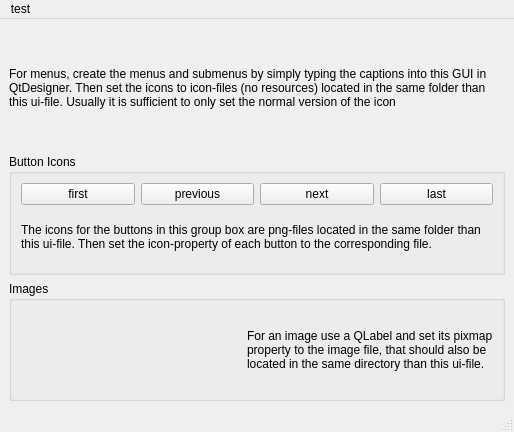
<?xml version="1.0" encoding="UTF-8"?>
<ui version="4.0">
 <class>MainWindow</class>
 <widget class="QMainWindow" name="MainWindow">
  <property name="geometry">
   <rect>
    <x>0</x>
    <y>0</y>
    <width>514</width>
    <height>432</height>
   </rect>
  </property>
  <property name="windowTitle">
   <string>MainWindow</string>
  </property>
  <widget class="QWidget" name="centralwidget">
   <layout class="QVBoxLayout" name="verticalLayout_2">
    <item>
     <widget class="QLabel" name="label_4">
      <property name="text">
       <string>For menus, create the menus and submenus by simply typing the captions into this GUI in QtDesigner. Then set the icons to icon-files (no resources) located in the same folder than this ui-file. Usually it is sufficient to only set the normal version of the icon</string>
      </property>
      <property name="wordWrap">
       <bool>true</bool>
      </property>
     </widget>
    </item>
    <item>
     <widget class="QGroupBox" name="groupBox">
      <property name="title">
       <string>Button Icons</string>
      </property>
      <layout class="QVBoxLayout" name="verticalLayout">
       <item>
        <layout class="QHBoxLayout" name="horizontalLayout">
         <item>
          <widget class="QPushButton" name="btnFirst">
           <property name="text">
            <string>first</string>
           </property>
           <property name="icon">
            <iconset>
             <normaloff>2leftarrow.png</normaloff>2leftarrow.png</iconset>
           </property>
          </widget>
         </item>
         <item>
          <widget class="QPushButton" name="btnPrevious">
           <property name="text">
            <string>previous</string>
           </property>
           <property name="icon">
            <iconset>
             <normaloff>1leftarrow.png</normaloff>1leftarrow.png</iconset>
           </property>
          </widget>
         </item>
         <item>
          <widget class="QPushButton" name="btnNext">
           <property name="text">
            <string>next</string>
           </property>
           <property name="icon">
            <iconset>
             <normaloff>1rightarrow.png</normaloff>1rightarrow.png</iconset>
           </property>
          </widget>
         </item>
         <item>
          <widget class="QPushButton" name="btnLast">
           <property name="text">
            <string>last</string>
           </property>
           <property name="icon">
            <iconset>
             <normaloff>2rightarrow.png</normaloff>2rightarrow.png</iconset>
           </property>
          </widget>
         </item>
        </layout>
       </item>
       <item>
        <widget class="QLabel" name="label">
         <property name="text">
          <string>The icons for the buttons in this group box are png-files located in the same folder than this ui-file. Then set the icon-property of each button to the corresponding file. </string>
         </property>
         <property name="wordWrap">
          <bool>true</bool>
         </property>
        </widget>
       </item>
      </layout>
     </widget>
    </item>
    <item>
     <widget class="QGroupBox" name="groupBox_2">
      <property name="sizePolicy">
       <sizepolicy hsizetype="Preferred" vsizetype="Preferred">
        <horstretch>0</horstretch>
        <verstretch>0</verstretch>
       </sizepolicy>
      </property>
      <property name="title">
       <string>Images</string>
      </property>
      <layout class="QHBoxLayout" name="horizontalLayout_2">
       <item>
        <widget class="QLabel" name="label_2">
         <property name="minimumSize">
          <size>
           <width>0</width>
           <height>0</height>
          </size>
         </property>
         <property name="maximumSize">
          <size>
           <width>16777215</width>
           <height>16777215</height>
          </size>
         </property>
         <property name="text">
          <string/>
         </property>
         <property name="pixmap">
          <pixmap>q_itoM256.png</pixmap>
         </property>
         <property name="scaledContents">
          <bool>true</bool>
         </property>
        </widget>
       </item>
       <item>
        <widget class="QLabel" name="label_3">
         <property name="text">
          <string>For an image use a QLabel and set its pixmap property to the image file, that should also be located in the same directory than this ui-file.</string>
         </property>
         <property name="wordWrap">
          <bool>true</bool>
         </property>
        </widget>
       </item>
      </layout>
     </widget>
    </item>
   </layout>
  </widget>
  <widget class="QMenuBar" name="menubar">
   <property name="geometry">
    <rect>
     <x>0</x>
     <y>0</y>
     <width>514</width>
     <height>21</height>
    </rect>
   </property>
   <widget class="QMenu" name="menuTest">
    <property name="title">
     <string>test</string>
    </property>
    <addaction name="actionClose"/>
   </widget>
   <addaction name="menuTest"/>
  </widget>
  <widget class="QStatusBar" name="statusbar"/>
  <action name="actionClose">
   <property name="icon">
    <iconset>
     <normalon>close.png</normalon>
    </iconset>
   </property>
   <property name="text">
    <string>close</string>
   </property>
  </action>
 </widget>
 <resources/>
 <connections/>
</ui>
